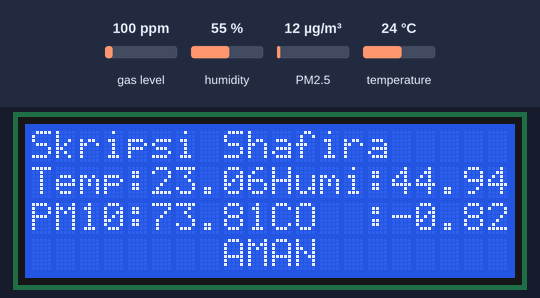
The sketch below on a simulated ESP32. Shown: 20×4 character LCD. Inputs (shaded band) come from the test bench; at power-on: humidity 55 %, PM2.5 12 µg/m³, temperature 24 °C, gas level 100 ppm. WiFi joins after 1.5 s; servers stay silent unless stated; random numbers use the default seed unless the sketch sets one; no MQTT or app messages arrive unless stated; what the sketch prints to the serial monitor is not drawn.

Above: at 3.3 s.
3.4 s: humidity set to 22 %
At 5.4 s:
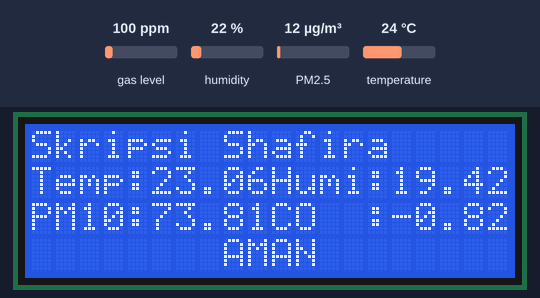
5.7 s: PM2.5 set to 6 µg/m³
At 6.8 s:
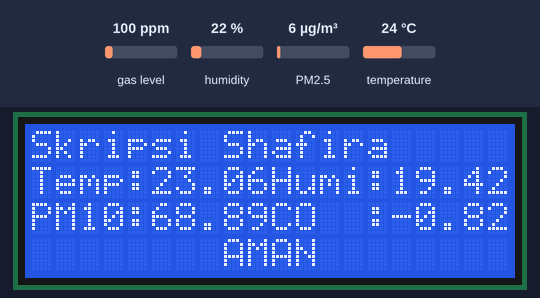
7.5 s: temperature set to 12 °C
At 8.6 s:
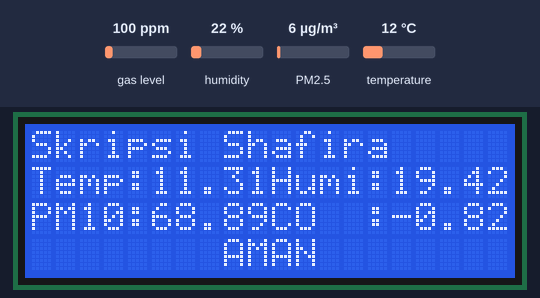
9.7 s: PM2.5 set to 75 µg/m³
At 10.8 s:
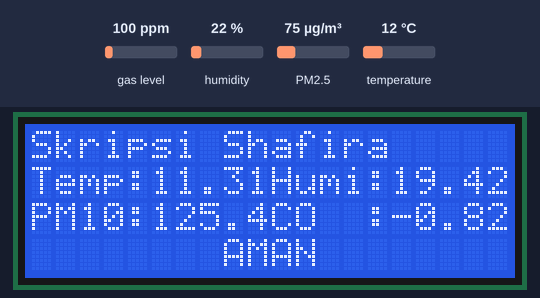
13.2 s: humidity set to 40 %
At 15.3 s:
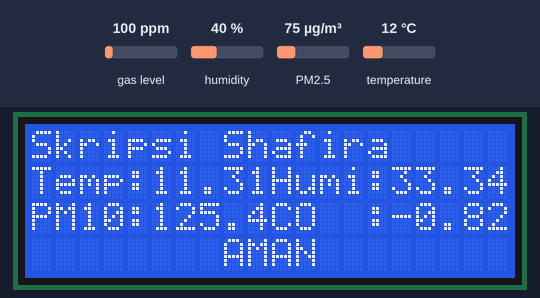
Timing chart, 0 to 16.8 s (numbered marks = the images above; inputs shaded):
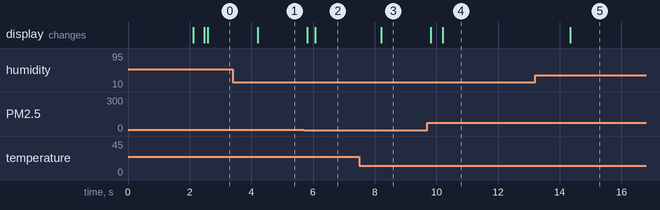

The sketch:

skripsi_shafira.ino
```cpp
#include <WiFi.h>
#include <PubSubClient.h>
#include <LiquidCrystal_I2C.h>
#include <GP2YDustSensor.h>
#include <MQUnifiedsensor.h>
#include <ArduinoJson.h>
#include "time.h"
#include <stdlib.h>
#include "DHT.h"
#include "variabel_regresi.h"
#include "mqtt.h"
#include "lcd.h"
#include "suhu.h"
#include "pm10.h"
#include "gas_co.h"

void setup() {
  Serial.begin(115200);
  mqtt_setup();
  lcd_setup();
  suhu_setup();
  pm10_setup();
  co_setup();
}

void loop() {
  if (!client.connected()) {
    reconnect();
  }
  client.loop();
  lcd_print(suhu(), kelembaban(), debu(), co());
  publish_to_broker(suhu(), kelembaban(), debu(), co(), 1000);
}
```

gas_co.h
```cpp
/************************Hardware Related Macros************************************/
#define         Board                   ("ESP-32") // Wemos ESP-32 or other board, whatever have ESP32 core.
#define         Pin                     (34)  //IO25 for your ESP32 WeMos Board, pinout here: https://i.pinimg.com/originals/66/9a/61/669a618d9435c702f4b67e12c40a11b8.jpg
/***********************Software Related Macros************************************/
#define         Type                    ("MQ-7") //MQ7 or other MQ Sensor, if change this verify your a and b values.
#define         Voltage_Resolution      (3.3) // 3V3 <- IMPORTANT. Source: https://randomnerdtutorials.com/esp32-adc-analog-read-arduino-ide/
#define         ADC_Bit_Resolution      (12) // ESP-32 bit resolution. Source: https://randomnerdtutorials.com/esp32-adc-analog-read-arduino-ide/
#define         RatioMQ7CleanAir        (27.5) // Ratio of your sensor, for this example an MQ-3
/*****************************Globals***********************************************/
MQUnifiedsensor MQ7(Board, Voltage_Resolution, ADC_Bit_Resolution, Pin, Type);
/*****************************Globals***********************************************/

void co_setup() {
  //Init the serial port communication - to debug the library
//  Serial.begin(9600); //Init serial port

  //Set math model to calculate the PPM concentration and the value of constants
  MQ7.setRegressionMethod(1); //_PPM =  a*ratio^b
  MQ7.setA(99.042); MQ7.setB(-1.518 ); // Configure the equation to to calculate Benzene concentration
  /*
    Exponential regression:
    Gas    | a      | b
    LPG    | 44771  | -3.245
    CH4    | 2*10^31| 19.01
    CO     | 521853 | -3.821
    Alcohol| 0.3934 | -1.504
    Benzene| 4.8387 | -2.68
    Hexane | 7585.3 | -2.849
  */

  /*****************************  MQ Init ********************************************/
  //Remarks: Configure the pin of arduino as input.
  /************************************************************************************/
  MQ7.init();

  /*
    //If the RL value is different from 10K please assign your RL value with the following method:
    MQ7.setRL(10);
  */
  /*****************************  MQ CAlibration ********************************************/
  // Explanation:
  // In this routine the sensor will measure the resistance of the sensor supposedly before being pre-heated
  // and on clean air (Calibration conditions), setting up R0 value.
  // We recomend executing this routine only on setup in laboratory conditions.
  // This routine does not need to be executed on each restart, you can load your R0 value from eeprom.
  // Acknowledgements: https://jayconsystems.com/blog/understanding-a-gas-sensor
  Serial.print("Calibrating please wait.");
  float calcR0 = 0;
  for (int i = 1; i <= 10; i ++)
  {
    MQ7.update(); // Update data, the arduino will read the voltage from the analog pin
    calcR0 += MQ7.calibrate(RatioMQ7CleanAir);
    Serial.print(".");
  }
  MQ7.setR0(calcR0 / 10);
  Serial.println("  done!.");

  if (isinf(calcR0)) {
    Serial.println("Warning: Conection issue, R0 is infinite (Open circuit detected) please check your wiring and supply");
    while (1);
  }
  if (calcR0 == 0) {
    Serial.println("Warning: Conection issue found, R0 is zero (Analog pin shorts to ground) please check your wiring and supply");
    while (1);
  }
  /*****************************  MQ CAlibration ********************************************/
  MQ7.serialDebug(true);
}

float co() {
  MQ7.update(); // Update data, the arduino will read the voltage from the analog pin
  MQ7.readSensor(); // Sensor will read PPM concentration using the model, a and b values set previously or from the setup
  //  MQ7.serialDebug(); // Will print the table on the serial port
  float co_x_raw = MQ7.getPPM();
  float co_x = konst_co+(koef_reg_co*co_x_raw);
//  Serial.println(co_x);
  //  delay(500); //Sampling frequency
  return co_x;
}
```

mqtt.h
```cpp
// Replace the next variables with your SSID/Password combination
const char* ssid      = "*&^%$#@!";
const char* password  = "87654321";

// Replace the next variables with your SSID/Password combination
//const char* ssid      = "Tselhome-B571";
//const char* password  = "81968016";
//// Replace the next variables with your SSID/Password combination
//const char* ssid      = "SYAMTA";
//const char* password  = "abcd1234";
//
//// Replace the next variables with your SSID/Password combination
//const char* ssid      = "JAMBAN";
//const char* password  = "J4MB4N11";

// Replace with your MQTT broker's IP address
const char* mqtt_server = "dimasalifta.tech";
long lastMsg = 0;
WiFiClient espClient;
PubSubClient client(espClient);


void callback(char* topic, byte* payload, unsigned int length) {
  Serial.println("Message received:");
  Serial.print("Topic: ");
  Serial.println(topic);

  Serial.print("Payload: ");
  for (int i = 0; i < length; i++) {
    Serial.print((char)payload[i]);
  }
  Serial.println();
}

void reconnect() {
  while (!client.connected()) {
    Serial.println("Connecting to MQTT...");
    String clientId = "ESP32Client-";
    clientId += String(random(0xffff), HEX);

    if (client.connect(clientId.c_str())) {
      Serial.println("Connected to MQTT");
      client.subscribe("skripsi_shafira");
    } else {
      Serial.print("Failed, rc=");
      Serial.print(client.state());
      Serial.println(" Retrying in 5 seconds...");
      delay(5000);
    }
  }
}


double conv2do(double value) {
  return (int)(value * 100 + 0.5) / 100.0;
}


void publish_to_broker(float temp, float humi, float dust, float co, int Interval) {
  //  double pii = 3.14;

  long now = millis();
  if (now - lastMsg > Interval) {
    lastMsg = now;
    //    Serial.print(temp);
    //    Serial.print("\t");
    //    Serial.print(humi);
    //    Serial.print("\t");
    //    Serial.print(dust);
    //    Serial.println("\t");
    //    Serial.println("satu menit");
    // Create a JSON object
    StaticJsonDocument<200> jsonDocument;
    jsonDocument["temp"] = conv2do(temp);
    jsonDocument["humi"] = conv2do(humi);
    jsonDocument["dust"] = conv2do(dust);
    jsonDocument["co"] = conv2do(co);

    char jsonBuffer[256];
    serializeJson(jsonDocument, jsonBuffer);

    // Publish the JSON data to MQTT topic
    client.publish("skripsi_shafira", jsonBuffer);
  }
}

void mqtt_setup() {
  // Connect to Wi-Fi
  WiFi.begin(ssid, password);
  while (WiFi.status() != WL_CONNECTED) {
    delay(1000);
    Serial.println("Connecting to WiFi...");
  }
  Serial.println("Connected to WiFi");

  // Set the MQTT server and callback function
  client.setServer(mqtt_server, 1883);
  client.setCallback(callback);
}
```

pm10.h
```cpp
const uint8_t SHARP_LED_PIN = 33;   // Sharp Dust/particle sensor Led Pin
const uint8_t SHARP_VO_PIN  = 32;    // Sharp Dust/particle analog out pin used for reading
const int dataSize = 10;
int dataBuffer[dataSize];
int dataIndex = 0;
GP2YDustSensor dustSensor(GP2YDustSensorType::GP2Y1010AU0F, SHARP_LED_PIN, SHARP_VO_PIN);

void pm10_setup() {
  dustSensor.begin();
  for (int i = 0; i < dataSize; i++) {
    dataBuffer[i] = 0;
  }
}

float debu() {
  float debu_raw = dustSensor.getDustDensity();
  // Memasukkan data baru ke dalam buffer
  dataBuffer[dataIndex] = debu_raw;

  // Menghitung rata-rata dari data di dalam buffer
  int sum = 0;
  for (int i = 0; i < dataSize; i++) {
    sum += dataBuffer[i];
  }
  float average = static_cast<float>(sum) / dataSize;

  // Pindah ke indeks berikutnya dalam buffer
  dataIndex = (dataIndex + 1) % dataSize;
//  Serial.println(average);
  float debu = konst_debu + (koef_reg_debu*average);
  return debu;
}

float debu_avg() {
  float debu_avg = dustSensor.getRunningAverage();
  //  Serial.println(debu_avg);
  return debu_avg;
}
```

suhu.h
```cpp
#define       DHTPIN          13     // Digital pin connected to the DHT sensor
#define       DHTTYPE         DHT22   // DHT 22  (AM2302), AM2321

DHT dht(DHTPIN, DHTTYPE);

void suhu_setup() {
  dht.begin();
}

float suhu() {
  // Read temperature as Celsius
  float temperature_raw = dht.readTemperature();
  float temperature = konst_temp + (koef_reg_temp * temperature_raw);
  if (isnan(temperature)) {
    Serial.println(F("Failed to read from DHT sensor!"));
    return 0;
  }
  return temperature;

}

float kelembaban() {
  // Read humidity as percentage
  float humidity_raw = dht.readHumidity();
  float humidity = konst_humi + (koef_reg_humi * humidity_raw);
  if (isnan(humidity)) {
    Serial.println(F("Failed to read from DHT sensor!"));
    return 0;
  }
  return humidity;
}
```

variabel_regresi.h
```cpp
float konst_temp = -0.4397;
float koef_reg_temp = 0.9793;

float konst_humi = 2.3959;//6.2754;
float koef_reg_humi = 0.7736;//0.7157;

float konst_debu = 63.973;
float koef_reg_debu = 0.82;

float konst_co = -0.8156;
float koef_reg_co = 3.0932;
```

lcd.h
```cpp
LiquidCrystal_I2C lcd(0x27, 20, 4); // set the LCD address to 0x27 for a 16 chars and 2 line display

void lcd_setup() {
  lcd.init();                      // initialize the lcd
  lcd.backlight();
  lcd.setCursor(0, 0);
  lcd.print("MQTT based");
  lcd.setCursor(0, 1);
  lcd.print("Air Quality");
  lcd.setCursor(0, 2);
  lcd.print("Monitoring");
  lcd.setCursor(0, 3);
  lcd.print("Powered By Shafira!");
  lcd.clear();
}

void lcd_print(float temp, float humi, float dust, float co) {
  //  lcd.clear();
  lcd.setCursor(0, 0);
  lcd.print("Skripsi Shafira");
  lcd.setCursor(0, 1);
  lcd.print("Temp:");
  lcd.print(temp);
  lcd.setCursor(10, 1);
  lcd.print("Humi:");
  lcd.print(humi);
  lcd.setCursor(0, 2);
  lcd.print("PM10:");
  lcd.print(dust);
  lcd.setCursor(10, 2);
  lcd.print("CO  :");
  lcd.print(co);
  lcd.setCursor(0, 3);
  lcd.print("        AMAN        ");
  //  lcd.clear();
}
```

Measured:
- after the input at 3.4 s, the display: changes after 0.82 s (image 1)
- after the input at 5.7 s, the display: first changes after 0.11 s (image 2 shows a later state)
- after the input at 7.5 s, the display: changes after 0.72 s (image 3)
- after the input at 9.7 s, the display: first changes after 0.12 s (image 4 shows a later state)
- after the input at 13.2 s, the display: changes after 1.1 s (image 5)
